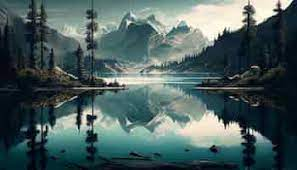
#> input picture practice/opencv-python-learn/imgs/b.jpg, 297 x 170 px
$ python bitwiscv.py
#> lines starting #> are read from the running program, lines starting #| are printed output that depends on the picture
import cv2 as cv
import numpy as np
img1 = cv.imread('./imgs/b.jpg')
#> img1 is the input picture: shape (170, 297, 3); mean B, G, R 93, 93.2, 73.7
img2 = cv.imread('./imgs/soccer_practice.jpg')
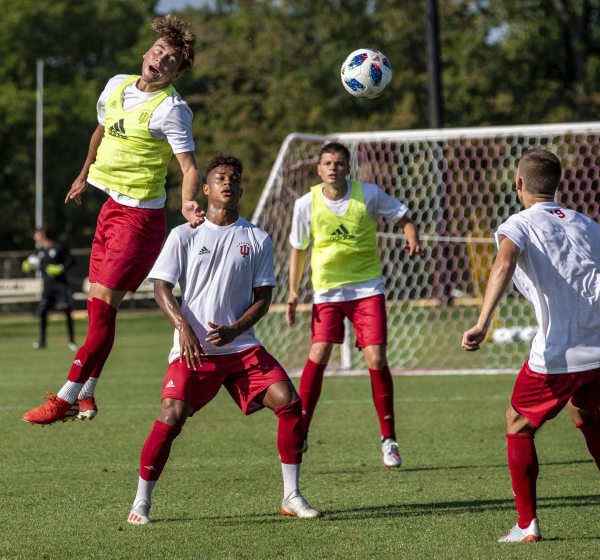
#> input picture practice/opencv-python-learn/imgs/soccer_practice.jpg, 1200 x 1119 px (shown at 1/2 size)
#> img2 is the input picture: shape (1119, 1200, 3); mean B, G, R 70.9, 96, 102.6
imga2 = cv.resize(img2, (img1.shape[1], img1.shape[0]))
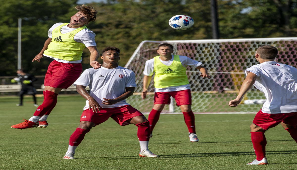
#> imga2: shape (170, 297, 3); mean B, G, R 70.8, 95.8, 102.4
# lets startdoing bitwise operator
andimg = cv.bitwise_and(img1, imga2,mask=None)
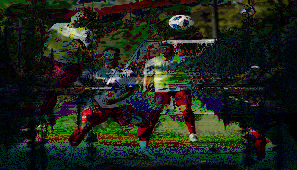
#> andimg: shape (170, 297, 3); mean B, G, R 27.5, 36.6, 31
orimg = cv.bitwise_or(img1, imga2,mask=None)
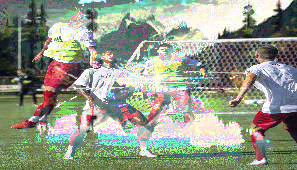
#> orimg: shape (170, 297, 3); mean B, G, R 136.3, 152.4, 145.1
xorimg = cv.bitwise_xor(img1, imga2,mask=None)
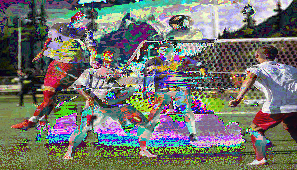
#> xorimg: shape (170, 297, 3); mean B, G, R 108.8, 115.7, 114
notimg = cv.bitwise_not(img1, imga2,mask=None)
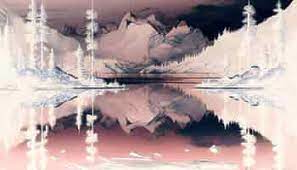
#> notimg: shape (170, 297, 3); mean B, G, R 162, 161.8, 181.3
cv.imshow('and img',andimg)
cv.imshow('or img',orimg)
cv.imshow('xor img',xorimg)
cv.imshow('not img',notimg)
cv.waitKey(0)
cv.destroyAllWindows()
